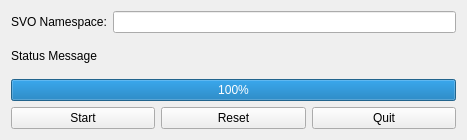
<?xml version="1.0" encoding="UTF-8"?>
<ui version="4.0">
 <class>SvoWidget</class>
 <widget class="QWidget" name="SvoWidget">
  <property name="geometry">
   <rect>
    <x>0</x>
    <y>0</y>
    <width>467</width>
    <height>140</height>
   </rect>
  </property>
  <property name="windowTitle">
   <string>SVO</string>
  </property>
  <layout class="QVBoxLayout" name="verticalLayout" stretch="0,0,0,0">
   <item>
    <layout class="QHBoxLayout" name="horizontalLayout">
     <item>
      <widget class="QLabel" name="label">
       <property name="text">
        <string>SVO Namespace:</string>
       </property>
      </widget>
     </item>
     <item>
      <widget class="QLineEdit" name="topic_line_edit">
       <property name="toolTip">
        <string>Topic to send Twist message to</string>
       </property>
       <property name="text">
        <string/>
       </property>
      </widget>
     </item>
    </layout>
   </item>
   <item>
    <layout class="QHBoxLayout" name="horizontalLayout_4" stretch="0">
     <item>
      <widget class="QLabel" name="svo_info_label">
       <property name="toolTip">
        <string>Current angular velocity</string>
       </property>
       <property name="text">
        <string>Status Message</string>
       </property>
      </widget>
     </item>
    </layout>
   </item>
   <item>
    <layout class="QHBoxLayout" name="horizontalLayout_2">
     <item>
      <widget class="QProgressBar" name="num_tracked_bar">
       <property name="maximum">
        <number>100</number>
       </property>
       <property name="value">
        <number>100</number>
       </property>
       <property name="format">
        <string>%p%</string>
       </property>
      </widget>
     </item>
    </layout>
   </item>
   <item>
    <layout class="QHBoxLayout" name="horizontalLayout_3">
     <item>
      <widget class="QPushButton" name="button_start">
       <property name="text">
        <string>Start</string>
       </property>
      </widget>
     </item>
     <item>
      <widget class="QPushButton" name="button_reset">
       <property name="toolTip">
        <string>Reset velocities to zero</string>
       </property>
       <property name="text">
        <string>Reset</string>
       </property>
      </widget>
     </item>
     <item>
      <widget class="QPushButton" name="button_quit">
       <property name="text">
        <string>Quit</string>
       </property>
      </widget>
     </item>
    </layout>
   </item>
  </layout>
 </widget>
 <resources/>
 <connections/>
</ui>
